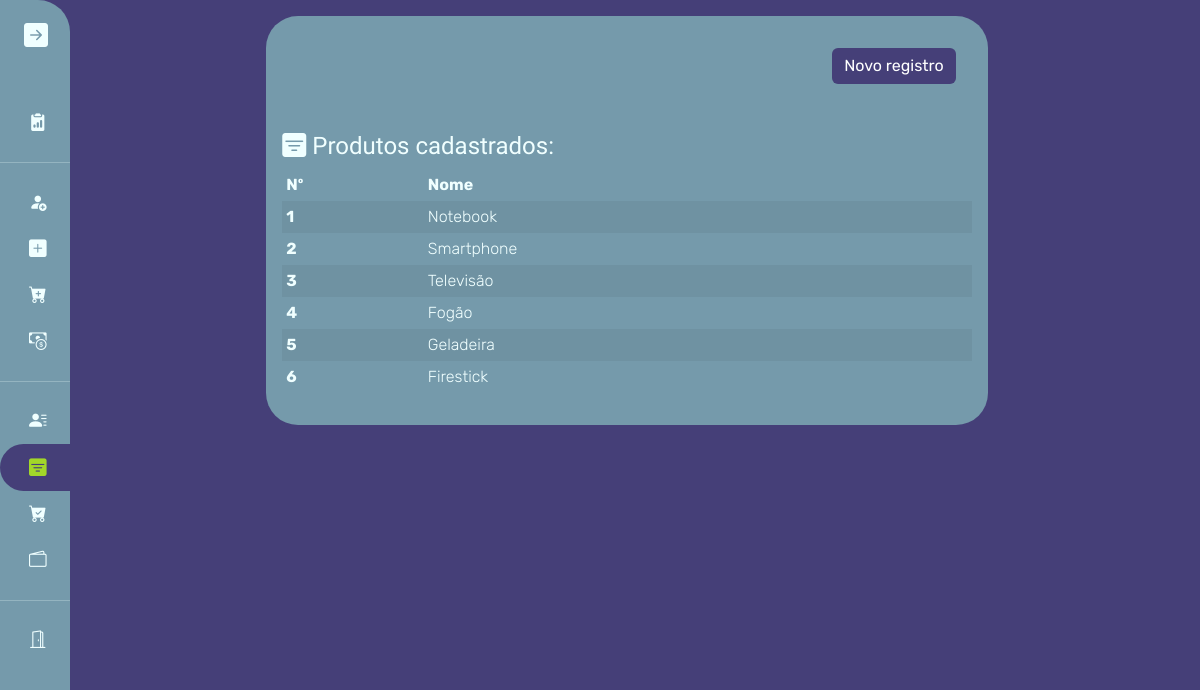
The page /visualizar-produtos/ (signed in) on the database its author committed.
### Central/models.py (models this page shows)
class Produto(models.Model):
    nome = models.CharField(max_length=50)
    preco = models.FloatField()
    def __str__(self):
        return self.nome

### VisualizacoesBD/views.py (the view)
# urls.py: path('visualizar-produtos/', visual_produtos_view, name='VisualProdutos'),
@login_required
def visual_produtos_view(request):
    produtos = Produto.objects.all()
    dict_produtos = {}
    cont = 1
    for produto in produtos:
        dict_produtos[cont] = produto
        cont += 1
    return render(request, 'VisualizacoesBD/visual-produtos.html', {'dados': dict_produtos})

### VisualizacoesBD/templates/VisualizacoesBD/visual-produtos.html (shortened to what this page needs)
{% extends 'Bases/base-visuals.html' %}
{% load static %}
{% block url_regist %}{% url 'RegistProduto' %}{% endblock %}
{% block cabecalho_table %}
    <i class="bi bi-filter-square-fill"></i>
    Produtos cadastrados:
{% endblock %}
{% block colunas %}
    <th scope="col">Nº</th>
    <th scope="col">Nome</th>
{% endblock %}
{% block tratam_dados %}
    <th scope="row">{{ n }}</th>
    <td>{{ dado }}</td>
{% endblock %}

### templates/Bases/base-visuals.html
{% extends 'Bases/menu-lateral.html' %}
{% load static %}
{% block meus_estilos %}
    <link rel="stylesheet" href="{% static 'css/Bases/base-visuals.css' %}">
{% endblock %}
{% block conteudo %}
    <div class="container-fluid">
        <div class="row">
            <div class="col-12 col-lg-8 mx-auto fundo p-3 d-flex flex-column">
                <a href="{% block url_regist %}{% endblock %}" class="btn btn-primary align-self-end me-3 mt-3">Novo registro</a>
                <p class="h4 mt-5 comforta">{% block cabecalho_table %}{% endblock %}</p>
                <table class="table table-sm table-striped table-hover">
                    <thead>
                        <tr>
                            {% block colunas %}{% endblock %}
                        </tr>
                    </thead>
                    <tbody>
                        {% for n, dado in dados.items %}
                            <tr>
                                {% block tratam_dados %}{% endblock %}
                            </tr>
                        {% endfor %}
                    </tbody>
                </table>
            </div>
        </div>
    </div>
{% endblock %}

### static/css/Bases/root.css (style rules this page uses)
:root { --cor-fundo: #453F78; --cor-unico: #1E1428; --cor-cartoes: #759AAB; --cor-graficos: #89CE94; --cor-selecoes: #A2D729; --cor-fonte: #F0FFFF; }
.comforta { font-family: "Comfortaa", sans-serif; font-optical-sizing: auto; font-weight: 500; font-style: normal; color: var(--cor-fonte); }
body { background-color: var(--cor-fundo); font-family: "Rubik", sans-serif; font-optical-sizing: auto; font-weight: 300; font-style: normal; color: var(--cor-fonte); }

### static/css/Bases/base-visuals.css (style rules this page uses)
.fundo { background-color: var(--cor-cartoes); border-radius: 32px; }
.btn-primary { background-color: var(--cor-fundo); border: none; }

### rows shown on the page
Produto: id "1", nome "Notebook"
Produto: id "2", nome "Smartphone"
Produto: id "3", nome "Televisão"
Produto: id "4", nome "Fogão"
Produto: id "5", nome "Geladeira"
Produto: id "6", nome "Firestick"
